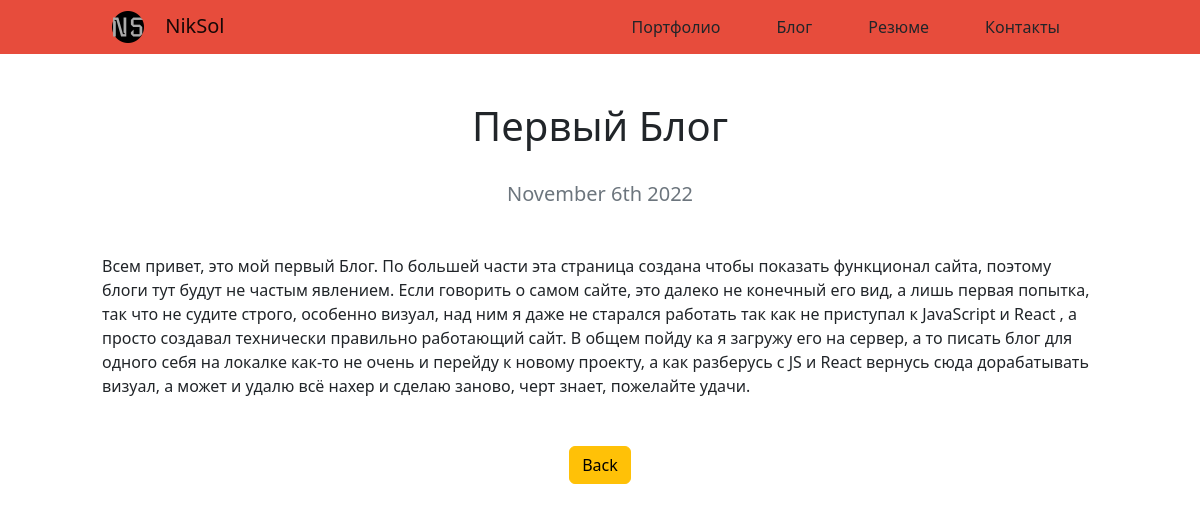
Page //blog/1/ on the committed database.
### blog/models.py (models this page shows, shortened)
class Blog(models.Model):
    title = models.CharField(max_length=200)
    date = models.DateField()
    description = models.TextField()

### blog/views.py (the view)
# urls.py: path('<int:blog_id>/', views.detail, name='detail'),
def detail(request, blog_id):
    blog = get_object_or_404(Blog, pk=blog_id)
    return render(request, 'blog/detail.html',{'blog':blog})

### blog/templates/blog/detail.html
{% extends 'portfolio/base.html' %}
{% block home_icon %}href="{% url 'home' %}"{% endblock %}
{% block home_text %}href="{% url 'home' %}"{% endblock %}
{% block project %}href="{% url 'home' %}"{% endblock %}
{% block content %}
<h1 class="text-center mt-5">{{ blog.title }}</h1>
<br>
<h5 class="text-center text-muted mb-5">{{ blog.date|date:'F jS Y' }}</h5>
<div class="row justify-content-center my-3">
<div class="col-md-10">
{{ blog.description|safe }}
<br>
<div class="desc_blog" id="desc_blog_style">
    <a class = "btn btn-warning mt-5" href="{% url 'blog:all_blogs' %}">Back</a>
        </div>
    </div>
</div>
{% endblock %}

### portfolio/static/portfolio/custom.css (style rules this page uses)
body { width: 100%; max-width: 100%; overflow-x: hidden; }
#desc_blog_style { text-align: center; }

### rows in the picture
Blog: title "Первый Блог", date "November 6th 2022", description "Всем привет, это мой первый Блог. По большей части эта страница создана чтобы показать функционал сайта, поэтому блоги тут будут не частым явлением. Если говорить о самом сайте, это далеко не конечный его вид, а лишь первая попытка, так что не судите строго, особенно визуал, над ним я даже не старался работать так как не приступал к JavaScript и React , а просто создавал технически правильно работающий сайт. В общем пойду ка я загружу его на сервер, а то писать блог для одного себя на локалке как-то не очень и перейду к новому проекту, а как разберусь с JS и React вернусь сюда дорабатывать визуал, а может и удалю всё нахер и сделаю заново, черт знает, пожелайте удачи."
